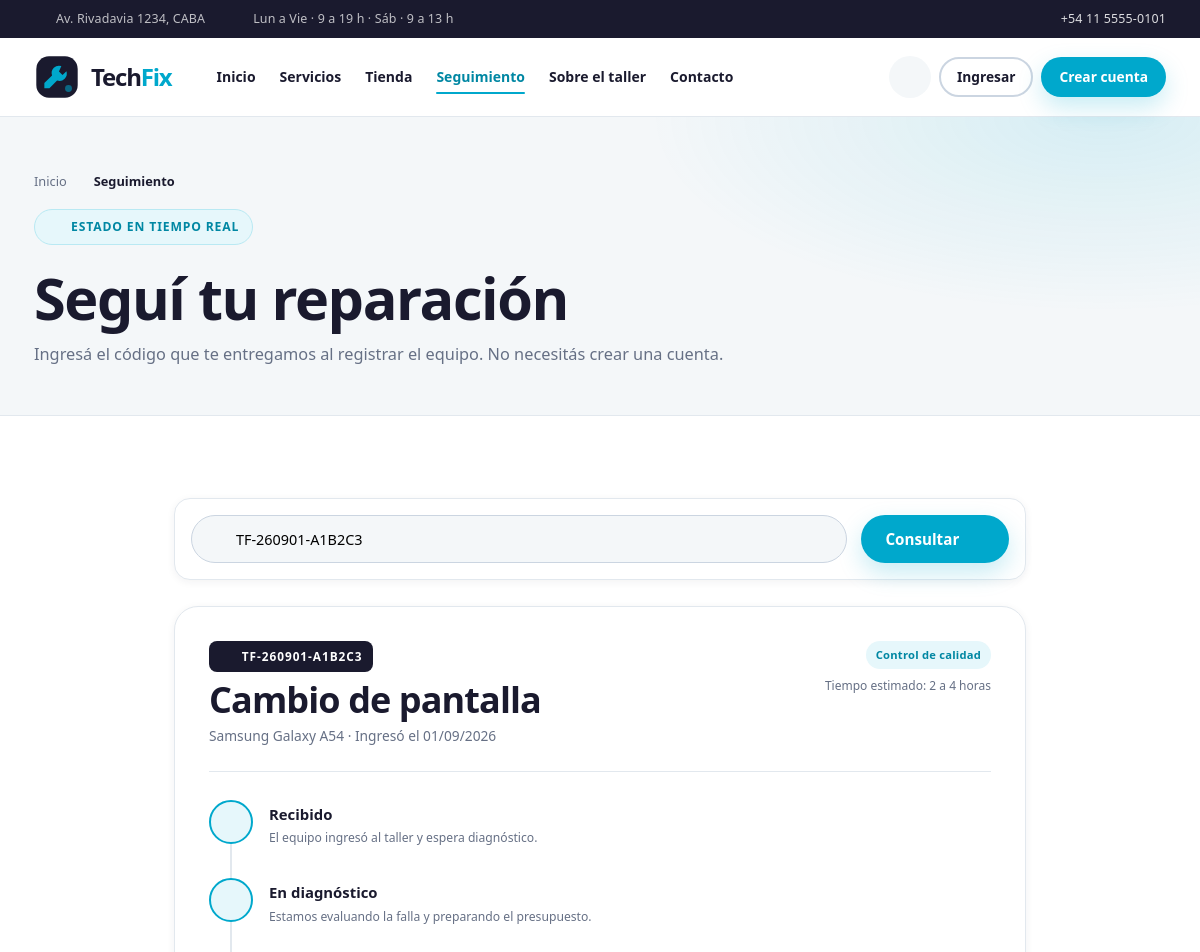
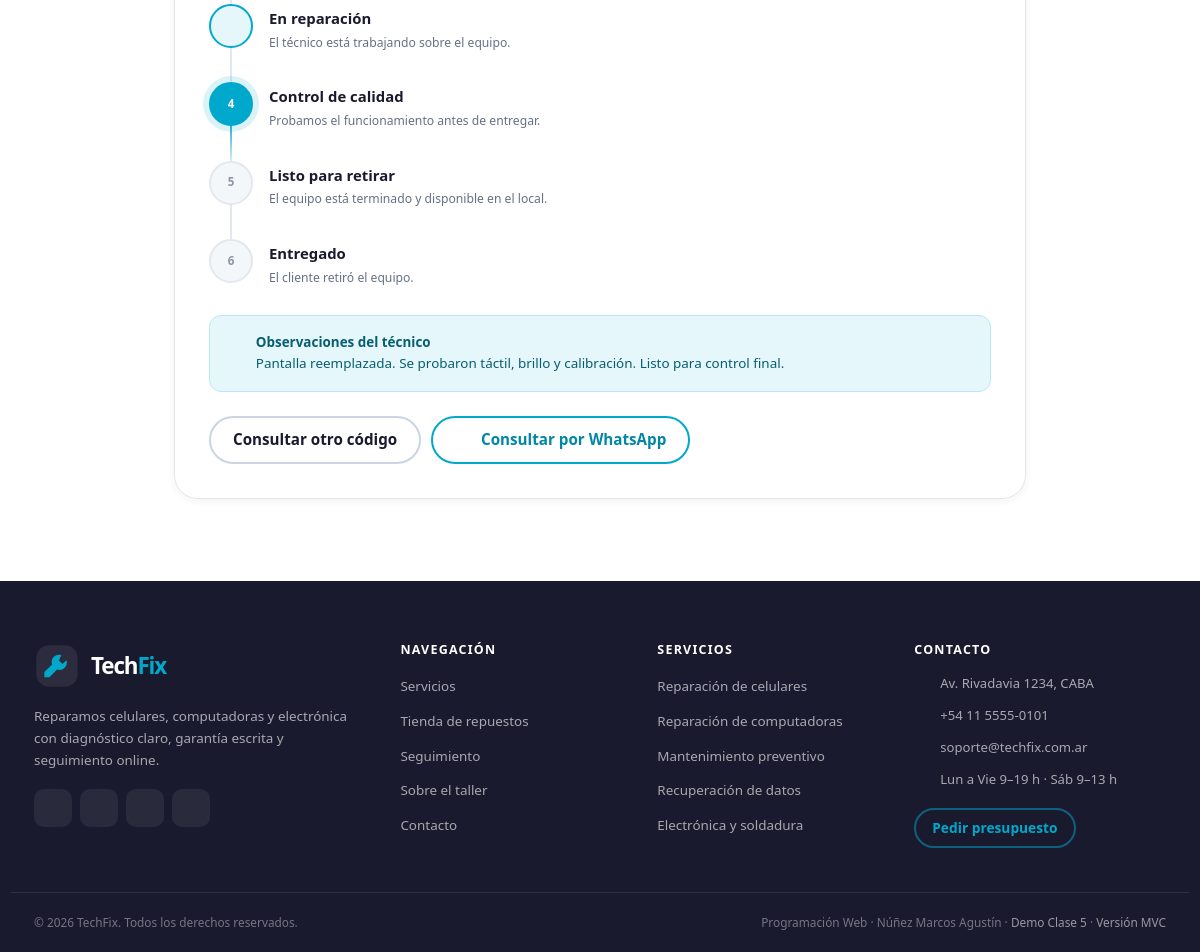
Page /seguimiento.php?codigo=TF-260901-A1B2C3 on the committed database (2 pictures, top to bottom).
### tables this page shows
CREATE TABLE reparaciones (
    id               INT UNSIGNED AUTO_INCREMENT PRIMARY KEY,
    codigo           VARCHAR(20) NOT NULL UNIQUE,
    usuario_id       INT UNSIGNED NULL,
    servicio_id      INT UNSIGNED NOT NULL,
    estado_id        INT UNSIGNED NOT NULL,
    cliente_nombre   VARCHAR(100) NOT NULL,
    cliente_email    VARCHAR(150) NOT NULL,
    cliente_telefono VARCHAR(30) NOT NULL,
    equipo_marca     VARCHAR(60) NOT NULL,
    equipo_modelo    VARCHAR(100) NOT NULL,
    problema         TEXT NOT NULL,
    observaciones    TEXT NULL,
    costo_final      DECIMAL(10, 2) NOT NULL DEFAULT 0.00,
    created_at       TIMESTAMP NOT NULL DEFAULT CURRENT_TIMESTAMP,
    updated_at       TIMESTAMP NOT NULL DEFAULT CURRENT_TIMESTAMP ON UPDATE CURRENT_TIMESTAMP,
    CONSTRAINT fk_reparaciones_usuario
        FOREIGN KEY (usuario_id) REFERENCES usuarios (id)
        ON UPDATE CASCADE ON DELETE SET NULL,
    CONSTRAINT fk_reparaciones_servicio
        FOREIGN KEY (servicio_id) REFERENCES servicios (id)
        ON UPDATE CASCADE ON DELETE RESTRICT,
    CONSTRAINT fk_reparaciones_estado
        FOREIGN KEY (estado_id) REFERENCES estados_reparacion (id)
        ON UPDATE CASCADE ON DELETE RESTRICT,
    INDEX idx_reparaciones_codigo (codigo),
    INDEX idx_reparaciones_email (cliente_email),
    INDEX idx_reparaciones_estado (estado_id),
    INDEX idx_reparaciones_fecha (created_at)
);

CREATE TABLE servicios (
    id              INT UNSIGNED AUTO_INCREMENT PRIMARY KEY,
    categoria_id    INT UNSIGNED NOT NULL,
    nombre          VARCHAR(120) NOT NULL,
    slug            VARCHAR(140) NOT NULL UNIQUE,
    descripcion     TEXT NOT NULL,
    precio_base     DECIMAL(10, 2) NOT NULL DEFAULT 0.00,
    tiempo_estimado VARCHAR(50) NOT NULL DEFAULT 'A convenir',
    garantia_dias   INT UNSIGNED NOT NULL DEFAULT 90,
    destacado       TINYINT(1) NOT NULL DEFAULT 0,
    activo          TINYINT(1) NOT NULL DEFAULT 1,
    created_at      TIMESTAMP NOT NULL DEFAULT CURRENT_TIMESTAMP,
    updated_at      TIMESTAMP NOT NULL DEFAULT CURRENT_TIMESTAMP ON UPDATE CURRENT_TIMESTAMP,
    CONSTRAINT fk_servicios_categoria
        FOREIGN KEY (categoria_id) REFERENCES categorias_servicio (id)
        ON UPDATE CASCADE ON DELETE RESTRICT,
    INDEX idx_servicios_categoria_activo (categoria_id, activo),
    INDEX idx_servicios_destacado (destacado),
    INDEX idx_servicios_nombre (nombre)
);

CREATE TABLE estados_reparacion (
    id          INT UNSIGNED AUTO_INCREMENT PRIMARY KEY,
    nombre      VARCHAR(60) NOT NULL,
    slug        VARCHAR(60) NOT NULL UNIQUE,
    orden       TINYINT UNSIGNED NOT NULL DEFAULT 1,
    color       VARCHAR(7) NOT NULL DEFAULT '#667085',
    descripcion VARCHAR(255) NULL,
    created_at  TIMESTAMP NOT NULL DEFAULT CURRENT_TIMESTAMP,
    updated_at  TIMESTAMP NOT NULL DEFAULT CURRENT_TIMESTAMP ON UPDATE CURRENT_TIMESTAMP,
    INDEX idx_estados_orden (orden)
);

### includes/funciones.php (called while the page is built, shortened)
<?php
function e(mixed $valor): string
{
    return htmlspecialchars((string) ($valor ?? ''), ENT_QUOTES | ENT_SUBSTITUTE, 'UTF-8');
}
function limpiar(mixed $valor): string
{
    $texto = trim(strip_tags((string) ($valor ?? '')));
    $texto = str_replace("\0", '', $texto);
    return preg_replace('/\s+/u', ' ', $texto) ?? '';
}
function url(string $ruta = ''): string
{
    $base = defined('BASE_URL') ? BASE_URL : '/';
    return $base . ltrim($ruta, '/');
}
function fecha(?string $fecha, bool $conHora = true): string
{
    $ts = strtotime($fecha);
    return $ts ? date($conHora ? 'd/m/Y H:i' : 'd/m/Y', $ts) : '—';
}
function clase_estado(string $slug): string
{
    return match ($slug) {
        'recibido'          => 'estado-recibido',
        'diagnostico'       => 'estado-diagnostico',
        'reparacion'        => 'estado-reparacion',
        'control-calidad'   => 'estado-control',
        'listo'             => 'estado-listo',
        'entregado'         => 'estado-entregado',
        default             => 'estado-neutral',
    };
}

### seguimiento.php (the view, shortened to what this page needs)
<?php
require_once __DIR__ . '/config/conexion.php';
require_once __DIR__ . '/includes/componentes.php';
$codigo = strtoupper(limpiar($_GET['codigo'] ?? ''));
$codigo = preg_replace('/[^A-Z0-9-]/', '', $codigo) ?? '';
$consultaRealizada = $codigo !== '';
$reparacion = null;
$estados = [];
if ($consultaRealizada) {
    if (strlen($codigo) < 6 || strlen($codigo) > 20) {
        $error = 'El código debe tener entre 6 y 20 caracteres.';
    } else {
        $stmt = $pdo->prepare(
            "SELECT r.*, s.nombre AS servicio, s.tiempo_estimado, c.nombre AS categoria,
                    e.nombre AS estado_nombre, e.slug AS estado_slug, e.orden AS estado_orden
             FROM reparaciones r
             INNER JOIN servicios s ON s.id = r.servicio_id
             INNER JOIN categorias_servicio c ON c.id = s.categoria_id
             INNER JOIN estados_reparacion e ON e.id = r.estado_id
             WHERE r.codigo = :codigo LIMIT 1"
        );
        $stmt->execute([':codigo' => $codigo]);
        $reparacion = $stmt->fetch() ?: null;
        if (!$reparacion) {
            $error = 'No encontramos una reparación con ese código. Revisá que esté bien escrito.';
        } else {
            $estados = $pdo->query("SELECT * FROM estados_reparacion ORDER BY orden")->fetchAll();
        }
    }
}
require_once __DIR__ . '/includes/header.php';
?>
<section class="page-hero">
    <div class="contenedor">
        <nav class="breadcrumb" aria-label="Miga de pan">
            <a href="<?= e(url('index.php')) ?>">Inicio</a> <?= icono('flecha') ?>
            <span>Seguimiento</span>
        </nav>
        <span class="eyebrow"><?= icono('reloj') ?> Estado en tiempo real</span>
        <h1>Seguí tu reparación</h1>
        <p>Ingresá el código que te entregamos al registrar el equipo. No necesitás crear una cuenta.</p>
    </div>
</section>
<section class="section">
    <div class="contenedor" style="max-width:900px">
        <form class="shop-toolbar" method="get" action="<?= e(url('seguimiento.php')) ?>" style="margin-bottom:26px">
            <div class="shop-search">
                <?= icono('buscar') ?>
                <input type="text" id="codigo" name="codigo" value="<?= e($codigo) ?>" placeholder="Ej.: TF-260901-A1B2C3"
                       maxlength="20" autocomplete="off" required>
            </div>
            <button class="btn btn--primary" type="submit">Consultar <?= icono('flecha') ?></button>
        </form>
        <?php if ($reparacion): ?>
            <article class="tracking-card">
                <div class="tracking-header">
                    <div>
                        <span class="tracking-code"><?= icono('chip') ?> <?= e($reparacion['codigo']) ?></span>
                        <h2><?= e($reparacion['servicio']) ?></h2>
                        <p><?= e($reparacion['equipo_marca'] . ' ' . $reparacion['equipo_modelo']) ?> · Ingresó el <?= e(fecha($reparacion['created_at'], false)) ?></p>
                    </div>
                    <div style="text-align:right">
                        <?= badge_estado(['slug' => $reparacion['estado_slug'], 'nombre' => $reparacion['estado_nombre']]) ?>
                        <p style="margin:7px 0 0;font-size:.75rem">Tiempo estimado: <?= e($reparacion['tiempo_estimado']) ?></p>
                    </div>
                </div>
                <div class="timeline">
                    <?php foreach ($estados as $estado): ?>
                        <?php
                        $orden = (int) $estado['orden'];
                        $actual = (int) $reparacion['estado_orden'];
                        $clase = $orden < $actual ? ' completado' : ($orden === $actual ? ' actual' : '');
                        ?>
                        <div class="timeline__item<?= $clase ?>">
                            <span class="timeline__dot"><?= $orden < $actual ? icono('check') : $orden ?></span>
                            <div class="timeline__content">
                                <strong><?= e($estado['nombre']) ?></strong>
                                <small><?= e($estado['descripcion']) ?></small>
                            </div>
                        </div>
                    <?php endforeach; ?>
                </div>
                <?php if (!empty($reparacion['observaciones'])): ?>
                    <div class="tracking-note">
                        <?= icono('info') ?>
                        <div><strong>Observaciones del técnico</strong><br><?= nl2br(e($reparacion['observaciones'])) ?></div>
                    </div>
                <?php endif; ?>
                <div style="display:flex;flex-wrap:wrap;gap:10px;margin-top:24px">
                    <a class="btn btn--ghost" href="<?= e(url('seguimiento.php')) ?>">Consultar otro código</a>
                    <a class="btn btn--outline" href="https://wa.me/<?= e(WHATSAPP) ?>?text=<?= rawurlencode('Hola, quiero consultar por la orden ' . $reparacion['codigo']) ?>" target="_blank" rel="noopener">
                        <?= icono('whatsapp') ?> Consultar por WhatsApp
                    </a>
                </div>
            </article>
        <?php endif; ?>
    </div>
</section>
<?php require_once __DIR__ . '/includes/footer.php'; ?>

### includes/iconos.php (shortened to what this page needs)
<?php
function icono(string $nombre, string $clase = ''): string
{
    $contenido = $svg[$nombre] ?? $svg['info'];
    $clase = trim('icono ' . $clase);
    return '<svg class="' . e($clase) . '" viewBox="0 0 24 24" fill="none" stroke="currentColor" '
        . 'stroke-width="1.8" stroke-linecap="round" stroke-linejoin="round" aria-hidden="true" focusable="false">'
        . $contenido . '</svg>';
}

### includes/componentes.php (shortened to what this page needs)
<?php
require_once __DIR__ . '/funciones.php';
require_once __DIR__ . '/iconos.php';
function badge_estado(array $estado): string
{
    $slug = $estado['slug'] ?? $estado['estado_slug'] ?? 'neutral';
    $nombre = $estado['nombre'] ?? $estado['estado'] ?? 'Sin estado';
    return '<span class="badge ' . e(clase_estado($slug)) . '">' . e($nombre) . '</span>';
}

### rows in the picture
reparaciones: codigo "TF-260901-A1B2C3", servicio.nombre "Cambio de pantalla", equipo_marca+equipo_modelo "Samsung Galaxy A54", created_at "01/09/2026", estado.nombre "Control de calidad", servicio.tiempo_estimado "2 a 4 horas", observaciones "Pantalla reemplazada. Se probaron táctil, brillo y calibración. Listo para control final."
estados_reparacion: nombre "Recibido", descripcion "El equipo ingresó al taller y espera diagnóstico."
estados_reparacion: nombre "En diagnóstico", descripcion "Estamos evaluando la falla y preparando el presupuesto."
estados_reparacion: nombre "En reparación", descripcion "El técnico está trabajando sobre el equipo."
estados_reparacion: orden "4", nombre "Control de calidad", descripcion "Probamos el funcionamiento antes de entregar."
estados_reparacion: orden "5", nombre "Listo para retirar", descripcion "El equipo está terminado y disponible en el local."
estados_reparacion: orden "6", nombre "Entregado", descripcion "El cliente retiró el equipo."

### other values in the picture
SHOP_ADDRESS "Av. Rivadavia 1234, CABA"
SUPPORT_PHONE "+54 11 5555-0101"
SUPPORT_EMAIL "soporte@techfix.com.ar"
APP_NAME "TechFix"
